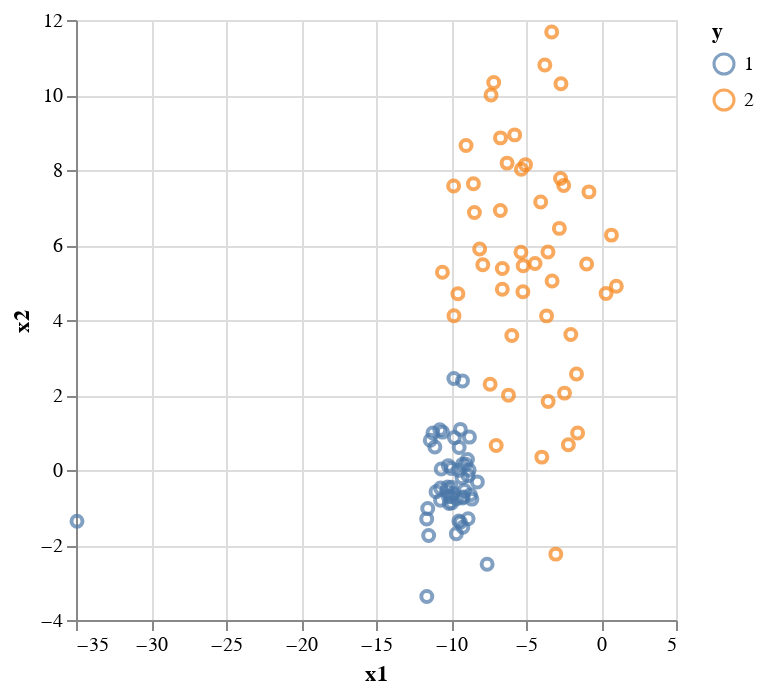

Notebook cell for this chart:
### Code cell
using VegaLite
dfBlobs |> @vlplot(:point, x=:x1, y=:x2, color = :"y:n")

### Figure 1 — Vega-Lite specification as saved in the notebook (floating-point values rounded to 4 significant figures)
{"data": {"values": [{"x1": -9.212, "x2": -1.527, "x3": -2.519, "y": 1}, {"x1": -1.633, "x2": 2.562, "x3": 8.383, "y": 2}, {"x1": -10.12, "x2": -0.893, "x3": -5.519, "y": 1}, {"x1": -10.57, "x2": 5.273, "x3": 9.29, "y": 2}, {"x1": -6.581, "x2": 4.822, "x3": 12.04, "y": 2}, {"x1": -5.207, "x2": 4.751, "x3": 10.62, "y": 2}, {"x1": -10.01, "x2": -0.7146, "x3": -3.576, "y": 1}, {"x1": -8.791, "x2": -0.002432, "x3": -1.848, "y": 1}, {"x1": -11.2, "x2": 0.9845, "x3": -3.508, "y": 1}, {"x1": -2.669, "x2": 10.3, "x3": 12.11, "y": 2}, {"x1": -11.0, "x2": -0.5795, "x3": -3.953, "y": 1}, {"x1": -8.706, "x2": -0.6585, "x3": -5.293, "y": 1}, {"x1": -8.438, "x2": 6.865, "x3": 7.643, "y": 2}, {"x1": -9.808, "x2": 2.441, "x3": -2.019, "y": 1}, {"x1": -5.188, "x2": 5.447, "x3": 8.64, "y": 2}, {"x1": -6.262, "x2": 8.184, "x3": 9.966, "y": 2}, {"x1": -3.014, "x2": -2.244, "x3": 13.12, "y": 2}, {"x1": -10.18, "x2": 0.1168, "x3": -4.174, "y": 1}, {"x1": -2.486, "x2": 7.589, "x3": 8.314, "y": 2}, {"x1": -0.8037, "x2": 7.416, "x3": 7.904, "y": 2}, {"x1": -9.476, "x2": -1.358, "x3": -2.367, "y": 1}, {"x1": -3.26, "x2": 5.042, "x3": 10.87, "y": 2}, {"x1": -9.237, "x2": 0.1498, "x3": -3.841, "y": 1}, {"x1": -5.034, "x2": 8.143, "x3": 8.904, "y": 2}, {"x1": -9.974, "x2": -0.4606, "x3": -3.54, "y": 1}, {"x1": -5.946, "x2": 3.587, "x3": 10.17, "y": 2}, {"x1": 0.6948, "x2": 6.264, "x3": 10.34, "y": 2}, {"x1": -10.56, "x2": 1.011, "x3": -5.045, "y": 1}, {"x1": -11.08, "x2": 0.6123, "x3": -4.353, "y": 1}, {"x1": -8.607, "x2": -0.7761, "x3": -2.081, "y": 1}, {"x1": -9.366, "x2": -1.394, "x3": -3.759, "y": 1}, {"x1": -4.021, "x2": 7.149, "x3": 11.57, "y": 2}, {"x1": 1.022, "x2": 4.899, "x3": 6.782, "y": 2}, {"x1": -10.7, "x2": -0.8041, "x3": -4.434, "y": 1}, {"x1": -8.86, "x2": -1.3, "x3": -3.638, "y": 1}, {"x1": -11.61, "x2": -3.371, "x3": -3.877, "y": 1}, {"x1": -10.7, "x2": -0.4824, "x3": -3.21, "y": 1}, {"x1": -9.374, "x2": 1.084, "x3": -5.701, "y": 1}, {"x1": -7.33, "x2": 10.0, "x3": 9.203, "y": 2}, {"x1": -3.286, "x2": 11.68, "x3": 9.663, "y": 2}, {"x1": -6.71, "x2": 6.921, "x3": 11.06, "y": 2}, {"x1": -8.769, "x2": 0.8775, "x3": -4.265, "y": 1}, {"x1": -9.645, "x2": -1.698, "x3": -2.633, "y": 1}, {"x1": -11.49, "x2": -1.747, "x3": -2.178, "y": 1}, {"x1": -9.625, "x2": -0.7678, "x3": -3.78, "y": 1}, {"x1": -5.336, "x2": 5.807, "x3": 2.072, "y": 2}, {"x1": -6.989, "x2": 0.6532, "x3": 13.13, "y": 2}, {"x1": 0.3372, "x2": 4.707, "x3": 7.891, "y": 2}, {"x1": -8.902, "x2": 0.2797, "x3": -4.431, "y": 1}, {"x1": -3.744, "x2": 10.8, "x3": 7.317, "y": 2}, {"x1": -8.244, "x2": -0.3176, "x3": -3.704, "y": 1}, {"x1": -10.75, "x2": 1.073, "x3": -5.878, "y": 1}, {"x1": -3.629, "x2": 4.11, "x3": 9.514, "y": 2}, {"x1": -3.537, "x2": 5.812, "x3": 11.38, "y": 2}, {"x1": -9.973, "x2": 0.03948, "x3": -4.166, "y": 1}, {"x1": -3.524, "x2": 1.825, "x3": 8.444, "y": 2}, {"x1": -7.392, "x2": 2.287, "x3": 6.654, "y": 2}, {"x1": -9.233, "x2": -0.7445, "x3": -4.495, "y": 1}, {"x1": -1.559, "x2": 0.9854, "x3": 14.56, "y": 2}, {"x1": -10.19, "x2": -0.698, "x3": -4.401, "y": 1}, {"x1": -10.65, "x2": 0.02606, "x3": -2.941, "y": 1}, {"x1": -2.777, "x2": 6.443, "x3": 10.95, "y": 2}, {"x1": -6.7, "x2": 8.857, "x3": 7.577, "y": 2}, {"x1": -8.505, "x2": 7.632, "x3": 7.404, "y": 2}, {"x1": -10.26, "x2": -0.5541, "x3": -4.642, "y": 1}, {"x1": -34.93, "x2": -1.365, "x3": -8.735, "y": 1}, {"x1": -0.9584, "x2": 5.494, "x3": 12.58, "y": 2}, {"x1": -9.539, "x2": 4.7, "x3": 8.893, "y": 2}, {"x1": -8.858, "x2": -0.1513, "x3": -4.511, "y": 1}, {"x1": -6.168, "x2": 1.996, "x3": 9.335, "y": 2}, {"x1": -9.455, "x2": 0.5997, "x3": -3.915, "y": 1}, {"x1": -2.013, "x2": 3.613, "x3": 11.38, "y": 2}, {"x1": -3.947, "x2": 0.3437, "x3": 7.389, "y": 2}, {"x1": -2.175, "x2": 0.6726, "x3": 8.547, "y": 2}, {"x1": -9.481, "x2": -0.009228, "x3": -3.529, "y": 1}, {"x1": -10.22, "x2": -0.4542, "x3": -3.079, "y": 1}, {"x1": -9.8, "x2": 4.115, "x3": 4.526, "y": 2}, {"x1": -5.311, "x2": 8.019, "x3": 12.13, "y": 2}, {"x1": -9.824, "x2": 7.575, "x3": 18.26, "y": 2}, {"x1": -11.62, "x2": -1.304, "x3": -3.279, "y": 1}, {"x1": -9.773, "x2": 0.8643, "x3": -4.72, "y": 1}, {"x1": -7.88, "x2": 5.475, "x3": 8.79, "y": 2}, {"x1": -9.098, "x2": -0.5459, "x3": -3.242, "y": 1}, {"x1": -7.152, "x2": 10.33, "x3": 4.5, "y": 2}, {"x1": -4.398, "x2": 5.506, "x3": 6.989, "y": 2}, {"x1": -9.849, "x2": -0.6261, "x3": -4.161, "y": 1}, {"x1": -5.755, "x2": 8.937, "x3": 5.42, "y": 2}, {"x1": -7.591, "x2": -2.511, "x3": -4.035, "y": 1}, {"x1": -9.954, "x2": -0.8757, "x3": -4.757, "y": 1}, {"x1": -8.091, "x2": 5.891, "x3": 10.74, "y": 2}, {"x1": -9.018, "x2": 0.1553, "x3": -3.817, "y": 1}, {"x1": -11.55, "x2": -1.028, "x3": -4.713, "y": 1}, {"x1": -9.181, "x2": -0.7165, "x3": -4.752, "y": 1}, {"x1": -8.997, "x2": 8.653, "x3": 8.662, "y": 2}, {"x1": -9.235, "x2": 2.376, "x3": -4.294, "y": 1}, {"x1": -6.579, "x2": 5.371, "x3": 9.818, "y": 2}, {"x1": -2.698, "x2": 7.775, "x3": 11.19, "y": 2}, {"x1": -11.38, "x2": 0.7927, "x3": -4.839, "y": 1}, {"x1": -2.433, "x2": 2.05, "x3": 12.81, "y": 2}, {"x1": -9.262, "x2": -0.2073, "x3": -3.248, "y": 1}]}, "encoding": {"color": {"field": "y", "type": "nominal"}, "x": {"field": "x1", "type": "quantitative"}, "y": {"field": "x2", "type": "quantitative"}}, "mark": "point"}
